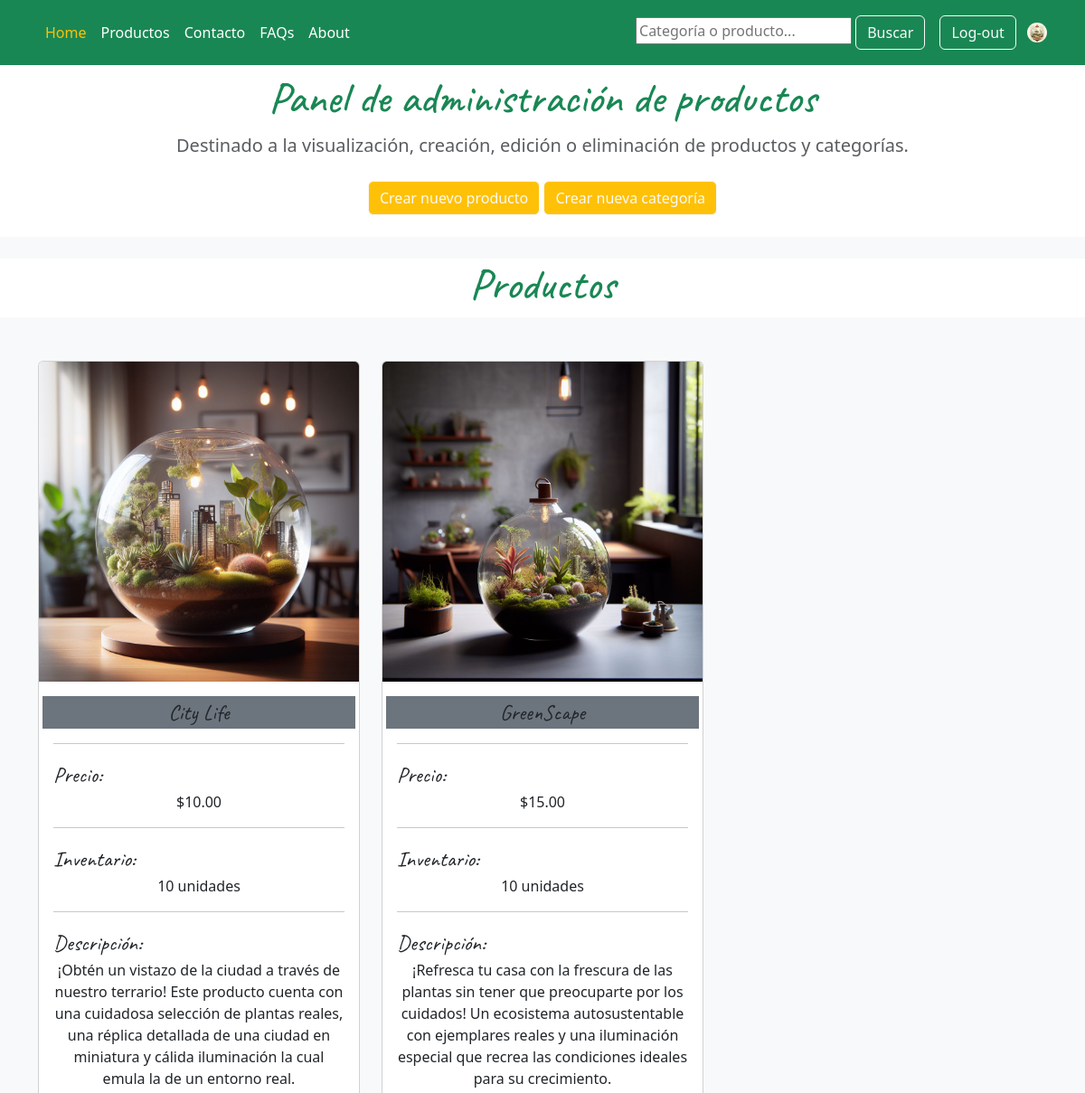
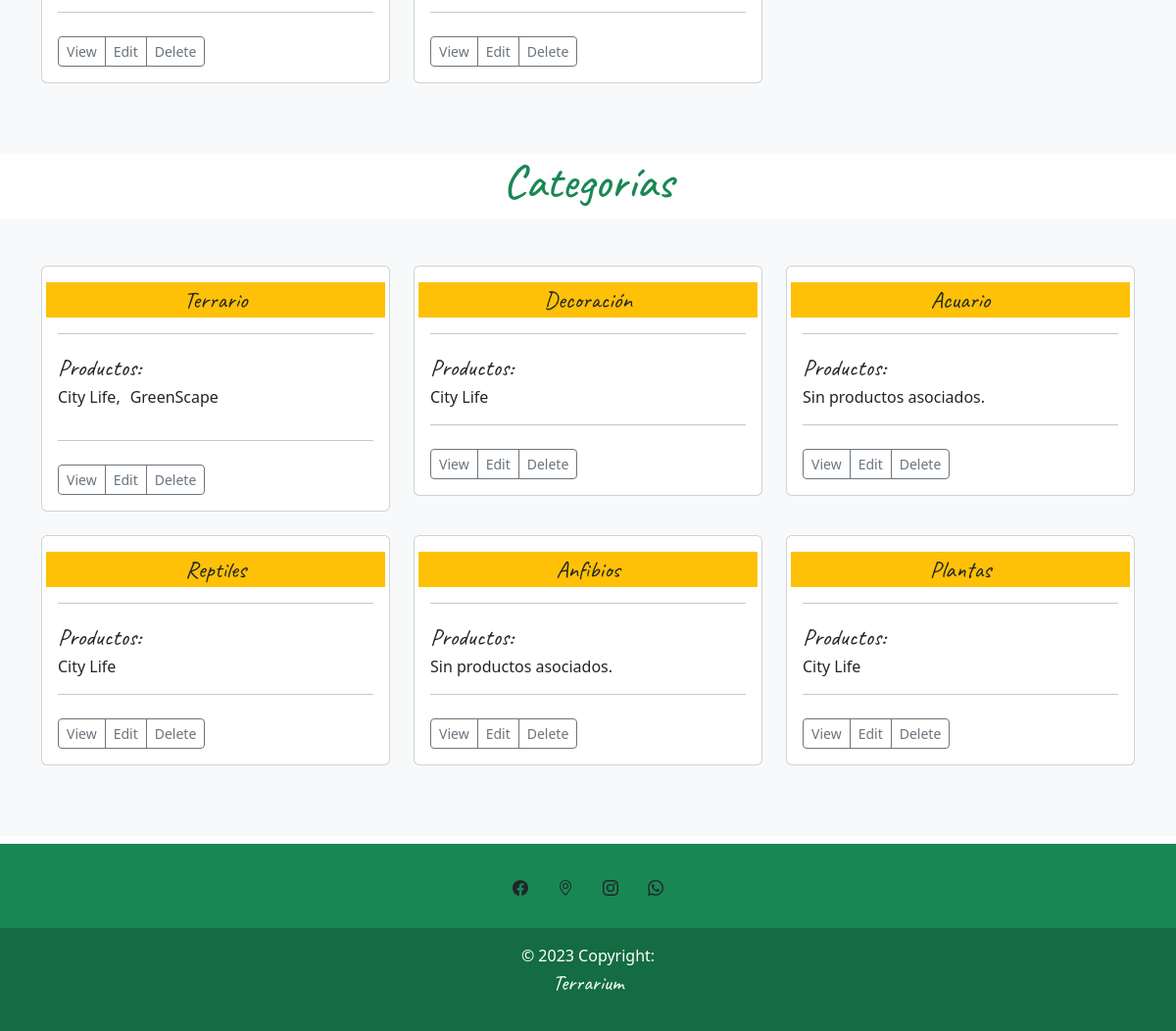
The app's page /product/panel/ (signed in) with its own data (2 pictures, top to bottom).
### admin_panel/models.py (models this page shows, shortened)
class Product(models.Model):
    name = models.CharField(max_length=150, verbose_name='Nombre')
    price = models.DecimalField(max_digits=10, decimal_places=2, verbose_name='Precio')
    inventory = models.PositiveIntegerField(verbose_name='Inventario')
    description = models.TextField(null=True, verbose_name='Descripción')
    cover = models.ImageField(upload_to= 'products', verbose_name='Imagen del producto')
    created = models.DateTimeField(auto_now_add=True)
    updated = models.DateTimeField(auto_now=True)
    class Meta:
        verbose_name='Producto'
        verbose_name_plural='Productos'

class Tag(models.Model):
    name = models.CharField(max_length=100, unique=True)
    product_list = models.ManyToManyField(Product, default=None, blank=True, null=True)
    """created = models.DateTimeField(auto_now_add=True)
    updated = models.DateTimeField(auto_now=True)"""
    class Meta:
        verbose_name='Categorías'
        verbose_name_plural='Categorías'

### admin_panel/views.py (the view)
# urls.py: path('product/panel/', views.ProductsPanelView.as_view(), name='product-panel'),
class ProductsPanelView(TemplateView):
    template_name = 'admin_panel/products_panel.html'
    def get(self, request):
        products = models.Product.objects.all()
        tags = models.Tag.objects.all()
        tags_with_products = {}
        for tag in tags:
            products_for_tag = tag.product_list.all()
            tags_with_products[tag] = products_for_tag
        ctx = {'products' : products, 'tags': tags, 'tags_with_products': tags_with_products}
        return render(request, self.template_name, ctx)

### catalog/forms.py
class SearchForm(forms.Form):
    search_query = forms.CharField(
        max_length=100,
        required=False,
        widget=forms.TextInput(attrs={'placeholder': 'Categoría o producto...'}),
        label=''
    )

### store/context_processors.py (called while the page is built)
def search_form(request):
    return {'search_form': SearchForm()}

def avatar(request):
    avatar = None
    if request.user.is_authenticated:
        try:
            profile = Profile.objects.get(user=request.user)
            avatar = profile.avatar.url
        except Profile.DoesNotExist:
            pass
    return {'avatar': avatar}

### admin_panel/templates/admin_panel/products_panel.html (shortened to what this page needs)
{% extends "base.html" %}
{% block content %}
  <main role="main">
    <section class="jumbotron text-center">
      <div class="container">
        <h1 class="jumbotron-heading text-success" style="font-family:'Caveat'; font-size:3em">Panel de administración de productos</h1>
        <p class="lead text-muted">Destinado a la visualización, creación, edición o eliminación de productos y categorías.</p>
        <p>
          <a href="{% url 'product-create' %}" class="btn btn-outline-light btn-warning my-2">Crear nuevo producto</a>
          <a href="{% url 'tag-create' %}" class="btn btn-outline-light btn-warning my-2">Crear nueva categoría</a>
        </p>
      </div>
    </section>
    <div class="bg-light">
      <br>
    </div>
    <section class="jumbotron text-center">
      <div class="container">
        <h2 class="jumbotron-heading text-success" style="font-family:'Caveat'; font-size:3em">Productos</h2>
      </div>
    </section>
    {% if products %}
    <div class="album py-5 bg-light">
      <div class="container">
        <div class="row">
          {% for product in products %}
          <div class="col-md-4">
            <div class="card mb-4 box-shadow">
              <img class="card-img-top" src="{{ product.cover.url }}" alt="{{ product.name }}">
              <div class="card-body">
                <div class="row bg-secondary">
                  <p class="mb-0 text-center" style="font-family:'Caveat'; font-size:24px">{{product.name}}</p>
                </div>
                <hr />
                <div class="row">
                  <p class="mb-0" style="font-family:'Caveat'; font-size:24px">Precio:</p>
                  <p class="card-text text-center">${{product.price}}</p>
                </div>
                <hr />
                <div class="row">
                  <p class="mb-0" style="font-family:'Caveat'; font-size:24px">Inventario:</p>
                  <p class="card-text text-center">{{product.inventory}} unidades</p>
                </div>
                <hr />
                <div class="row">
                    <p class="mb-0" style="font-family:'Caveat'; font-size:24px">Descripción:</p>
                    <p class="card-text text-center">{{product.description}}</p>
                </div>
                <hr />
                <div class="d-flex justify-content-between align-items-center">
                  <div class="btn-group mt-2">
                    <button type="button" class="btn btn-sm btn-outline-secondary"
                      onclick="window.location.href = '{% url 'product' product.id %}'">
                      View
                    </button>
                    <button type="button" class="btn btn-sm btn-outline-secondary"
                      onclick="window.location.href = '{% url 'product-update' product.id %}'">
                      Edit
                    </button>
                    <button type="button" class="btn btn-sm btn-outline-secondary"
                      onclick="window.location.href = '{% url 'product-delete' product.id %}'">
                      Delete
                    </button>
                  </div>
                </div>
              </div>
            </div>
          </div>
        {% endfor %}
        {% else %}
        <div class="container text-center justify-content-center">
          <h2 class="text">No hay productos registrados</h2>
        </div>
        {% endif %}
        </div>
      </div>
    </div>
    <section class="jumbotron text-center">
      <div class="container">
        <h2 class="jumbotron-heading text-success" style="font-family:'Caveat'; font-size:3em">Categorías</h2>
      </div>
    </section>
    {% if tags %}
    <div class="album py-5 bg-light">
      <div class="container">
        <div class="row">
          {% for tag, products in tags_with_products.items %}
          <div class="col-md-4">
            <div class="card mb-4 box-shadow">
              <div class="card-body">
                <div class="row bg-warning">
                  <p class="mb-0 text-center" style="font-family:'Caveat'; font-size:24px">{{tag.name}}</p>
                </div>
                <hr />
                <div class="row">
                  <p class="mb-0" style="font-family:'Caveat'; font-size:24px">Productos:</p>
                  <div class="d-flex">
                  {% if products %}
                    {% for product in products %}
                      <p class="card-text text-center">
                        {{product.name}}{% if not forloop.last %},{% endif %}
                      </p>
                    {% endfor %}
                  {% else %}
                    <p class="card-text text-center">
                      Sin productos asociados.
                    </p>
                  {% endif %}
                  </div>
                </div>
                <hr />
                <div class="d-flex justify-content-between align-items-center">
                  <div class="btn-group mt-2">
                    <button type="button" class="btn btn-sm btn-outline-secondary"
                      onclick="window.location.href = '{% url 'category' tag.id %}'">
                      View
                    </button>
                    <button type="button" class="btn btn-sm btn-outline-secondary"
                      onclick="window.location.href = '{% url 'tag-update' tag.id %}'">
                      Edit
                    </button>
                    <button type="button" class="btn btn-sm btn-outline-secondary"
                      onclick="window.location.href = '{% url 'tag-delete' tag.id %}'">
                      Delete
                    </button>
                  </div>
                </div>
              </div>
            </div>
          </div>
        {% endfor %}
        {% else %}
        <div class="container text-center justify-content-center">
          <h2 class="text">No hay categorías registradas</h2>
        </div>
        {% endif %}
        </div>
      </div>
    </div>
  </main>
{% endblock %}

### templates/base.html (shortened to what this page needs)
{% load static %}
<!DOCTYPE html>
<html lang="es">
  <head>
    {% block css %}
      <link rel="stylesheet" href="https://cdn.jsdelivr.net/npm/@docsearch/css@3"/>
      <link href="https://cdn.jsdelivr.net/npm/bootstrap@5.3.2/dist/css/bootstrap.min.css"
        rel="stylesheet"
/>
    {% endblock css %}
    {% block icons %}
      <link rel="stylesheet"
        href="https://cdn.jsdelivr.net/npm/bootstrap-icons@1.11.1/font/bootstrap-icons.css"/>
    {% endblock icons %}
  </head>
  <body>
    {% block header %}
      <header class="p-3 mb-2 bg-success text-white">
        <div class="container">
          <div
           class="d-flex flex-wrap align-items-center justify-content-center justify-content-lg-start">
            <ul
              class="nav col-12 col-lg-auto me-lg-auto mb-2 justify-content-center mb-md-0">
              <li>
                <a href="{% url 'home' %}" class="nav-link px-2 text-warning"
                  >Home</a>
              </li>
              <li>
               <a href="{% url 'products' %}" class="nav-link px-2 text-white"
                  >Productos</a>
              </li>
              <li><a href="#" class="nav-link px-2 text-white">Contacto</a></li>
              <li><a href="#" class="nav-link px-2 text-white">FAQs</a></li>
              <li>
               <a href="#" class="nav-link px-2 text-white"
                >About</a>
              </li>
            </ul>
            <form class="col-12 col-lg-auto mb-3 mb-lg-0 me-lg-3 align-items-center" role="search" method="post" action="{% url 'search' %}">
              {{ search_form }}
              <button
                type="submit"
                class="btn btn-outline-light">Buscar
              </button>
          </form>
            <div class="text-end">
              {% if request.user.is_authenticated %}
                <button
                  type="button"
                  class="btn btn-outline-light me-2"
                  onclick="window.location.href = '{% url 'logout' %}'">Log-out
                </button>
                <a href="{% url 'profile' %}">
                  <img src="{{ avatar }}" class="rounded-circle" height="22" alt="Avatar" loading="lazy"/>
                </a>
              {% endif %}
            </div>
          </div>
       </div>
     </header>
    {% endblock header %}
    {% block content %}
    {% endblock content %}
    {% block footer %}
      <footer class="text-center text-white bg-success mt-2">
        <div class="container p-4 pb-0">
          <section class="mb-4">
            <a class="btn" href="https://www.facebook.com/" target="_blank">
            </a>
            <a class="btn" href="https://www.google.com.ar/maps" target="_blank">
           </a>
            <a class="btn" href="https://www.instagram.com/" target="_blank">
           </a>
            <a class="btn" href="https://whatsapp.com/" target="_blank">
           </a>
         </section>
       </div>
        <div class="text-center p-3" style="background-color: rgba(0, 0, 0, 0.2)">
         © 2023 Copyright:
          <p class="text-white" style="font-family: 'Caveat'; font-size: 22px">
           Terrarium
         </p>
       </div>
     </footer>
    {% endblock footer %}
  </body>
</html>

### records on screen
Product: cover (picture), name "City Life", price "10.00", inventory "10", description "¡Obtén un vistazo de la ciudad a través de nuestro terrario! Este producto cuenta con una cuidadosa selección de plantas reales, una réplica detallada de una ciudad en miniatura y cálida iluminación la cual emula la de un entorno real."
Product: cover (picture), name "GreenScape", price "15.00", inventory "10", description "¡Refresca tu casa con la frescura de las plantas sin tener que preocuparte por los cuidados! Un ecosistema autosustentable con ejemplares reales y una iluminación especial que recrea las condiciones ideales para su crecimiento."
Tag: name "Terrario"
Tag: name "Decoración"
Tag: name "Acuario", shows "Sin productos asociados."
Tag: name "Reptiles"
Tag: name "Anfibios", shows "Sin productos asociados."
Tag: name "Plantas"
